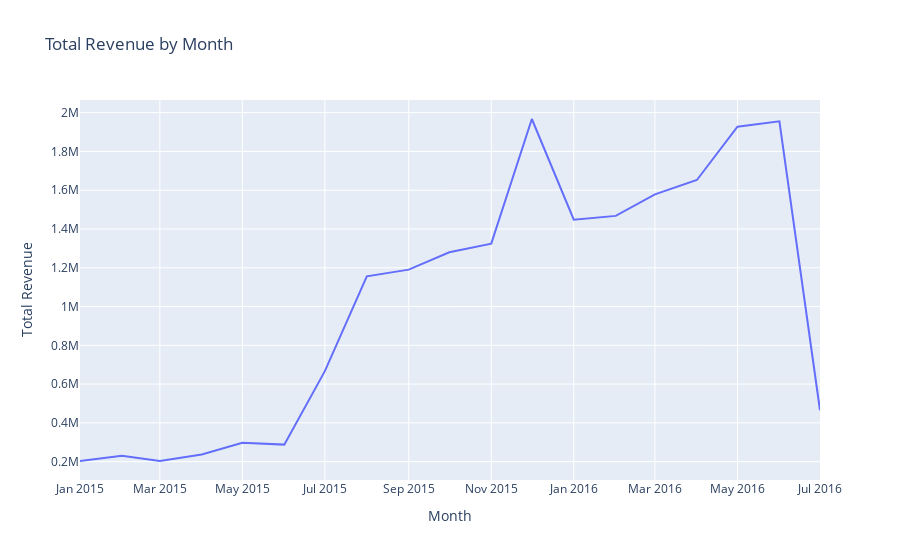

Source (notebook cell):
### Markdown cell above
### Customer Age vs. Revenue Statistical Interpretation

This scatter plot visualizes the relationship between `Customer Age` and `Revenue`.

- **Observations:** The scatter plot shows the individual transactions with `Customer Age` on the x-axis and `Revenue` on the y-axis. There doesn't appear to be a strong linear correlation between customer age and the revenue generated from a single transaction. The points are scattered across the plot, suggesting that customers of various ages contribute to a wide range of revenue amounts. There might be some clusters of transactions at certain age ranges and revenue levels, but a clear pattern is not immediately evident.
- **Statistical Relevance:** This visualization helps assess if customer age is a direct predictor of the revenue generated per transaction. The lack of a strong linear relationship suggests that while age might be a factor in purchasing behavior, it may not be the primary driver of individual transaction revenue. Further analysis might involve looking at age groups or combining age with other features to see if more complex relationships exist. The scatter plot also helps identify potential outliers in terms of unusually high or low revenue for certain ages.

### Code cell
# Analyze revenue by month over the years
df['Date'] = pd.to_datetime(df['Date'])
df['YearMonth'] = df['Date'].dt.to_period('M')
monthly_revenue = df.groupby('YearMonth')['Revenue'].sum().reset_index()
monthly_revenue['YearMonth'] = monthly_revenue['YearMonth'].astype(str) # Convert to string for plotting

fig3 = px.line(monthly_revenue, x='YearMonth', y='Revenue', title='Total Revenue by Month')
fig3.update_layout(xaxis_title='Month', yaxis_title='Total Revenue')
fig3.show()

### Figure 1 — Plotly figure (JSON) as saved in the notebook; plotly's stock layout.template omitted (floating-point values rounded to 4 significant figures)
{"data": [{"hovertemplate": "YearMonth=%{x}<br>Revenue=%{y}<extra></extra>", "legendgroup": "", "line": {"color": "#636efa", "dash": "solid"}, "marker": {"symbol": "circle"}, "mode": "lines", "name": "", "orientation": "v", "showlegend": false, "type": "scatter", "x": ["2015-01", "2015-02", "2015-03", "2015-04", "2015-05", "2015-06", "2015-07", "2015-08", "2015-09", "2015-10", "2015-11", "2015-12", "2016-01", "2016-02", "2016-03", "2016-04", "2016-05", "2016-06", "2016-07"], "xaxis": "x", "y": [203228, 230401, 203232, 237102, 296772, 287747, 666553, 1155756, 1190310, 1279753, 1324327, 1967304, 1447628, 1467525, 1578490, 1652568, 1927598, 1955411, 464930], "yaxis": "y"}], "layout": {"legend": {"tracegroupgap": 0}, "title": {"text": "Total Revenue by Month"}, "xaxis": {"anchor": "y", "domain": [0, 1], "title": {"text": "Month"}}, "yaxis": {"anchor": "x", "domain": [0, 1], "title": {"text": "Total Revenue"}}}}
